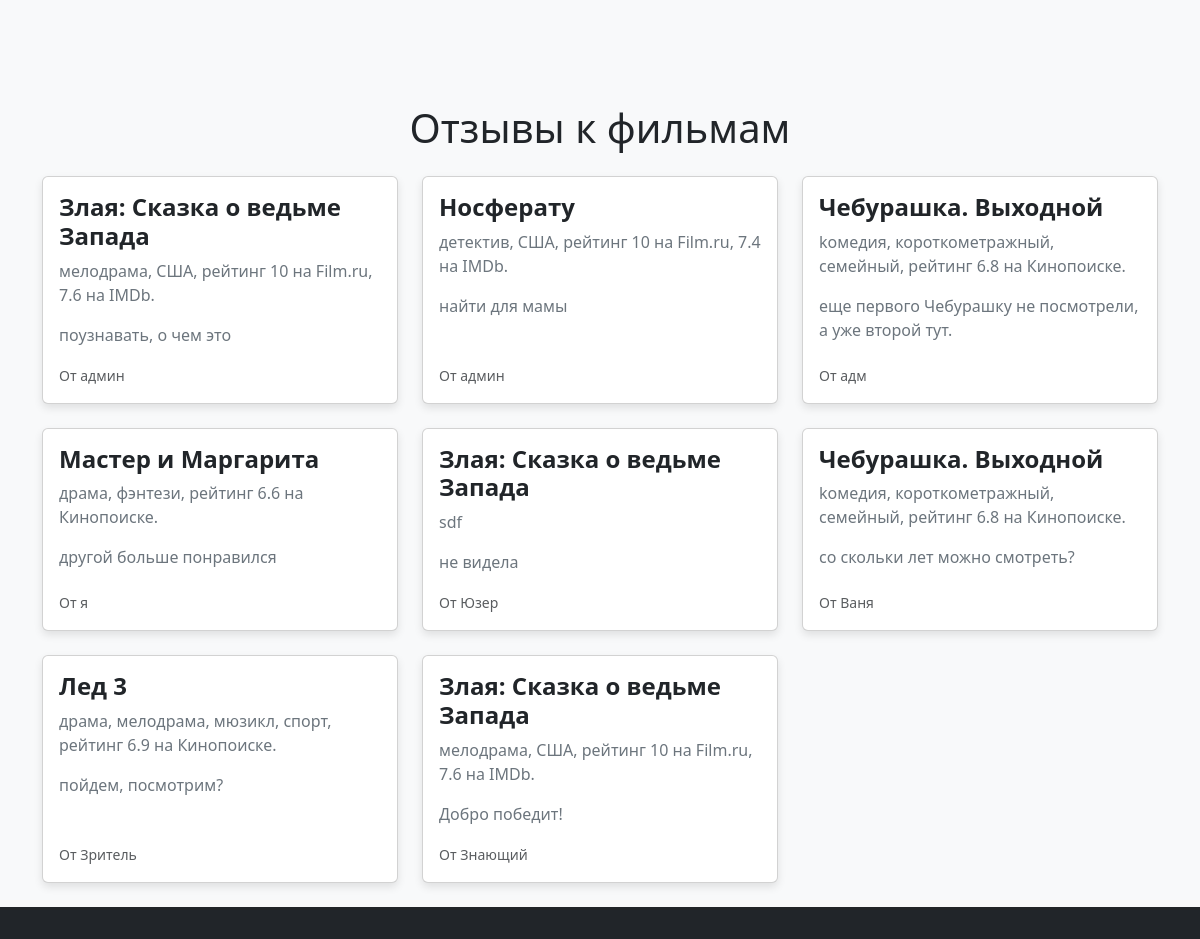
The page / on the database its author committed.
### films/models.py (models this page shows, shortened)
class Comment(models.Model):
    film = models.ForeignKey(Film, on_delete=models.CASCADE)
    description = models.TextField('Краткое описание фильма', max_length=200, blank=True)
    comment = models.TextField('Отзыв о фильме', max_length=200)
    author = models.CharField('Автор отзыва', max_length=100)
    class Meta:
        verbose_name = 'Отзыв'
        verbose_name_plural = 'Отзывы'

class Film(models.Model):
    title = models.CharField('Название фильма', max_length=200)
    year = models.CharField('Год выпуска',max_length=4)
    review = models.TextField('Краткое описание фильма', max_length=200)
    def __str__(self):
        return f'{self.title} '

### films/views.py (the view)
# urls.py: path('', views.comments_list, name='comments_list'),
def comments_list(request):
    comments = Comment.objects.all()
    return render(request, 'films/comments_list.html', {'comments': comments})

### films/templates/films/comments_list.html
{% extends 'films/layoute.html' %}
{% block content %}
<div class="container">
    <h1 class="text-center mb-4">Отзывы к фильмам</h1>
    {% if comments %}
        <div class="row row-cols-1 row-cols-md-2 row-cols-lg-3 g-4">
            {% for comment in comments %}
                <div class="col">
                    <div class="card h-100">
                        <div class="card-body d-flex flex-column">
                            <h5 class="card-title">{{ comment.film }}</h5>
                            <p class="card-text">{{ comment.description }}</p>
                            <p class="card-text">{{ comment.comment }}</p>
                            <p class="card-text mt-auto"><small class="text-muted">От {{ comment.author }}</small></p>
                        </div>
                    </div>
                </div>
            {% endfor %}
        </div>
    {% else %}
        <div class="alert alert-info text-center" role="alert">
            Отзывов еще нет
        </div>
    {% endif %}
</div>
{% endblock %}

### films/static/films/css/films.css (style rules this page uses)
body { background-color: #f8f9fa; }
.container { margin-top: 5rem; }
.card { box-shadow: 0 4px 8px rgba(0, 0, 0, 0.1); transition: transform 0.3s; }
.card-title { font-size: 1.5rem; font-weight: bold; }
.card-text { color: #6c757d; }

### rows shown on the page
Comment: film "Злая: Сказка о ведьме Запада", description "мелодрама, США, рейтинг 10 на Film.ru, 7.6 на IMDb.", comment "поузнавать, о чем это", author "админ"
Comment: film "Носферату", description "детектив, США, рейтинг 10 на Film.ru, 7.4 на IMDb.", comment "найти для мамы", author "админ"
Comment: film "Чебурашка. Выходной", description "kомедия, короткометражный, семейный, рейтинг 6.8 на Кинопоиске.", comment "еще первого Чебурашку не посмотрели, а уже второй тут.", author "адм"
Comment: film "Мастер и Маргарита", description "драма, фэнтези, рейтинг 6.6 на Кинопоиске.", comment "другой больше понравился", author "я"
Comment: film "Злая: Сказка о ведьме Запада", description "sdf", comment "не видела", author "Юзер"
Comment: film "Чебурашка. Выходной", description "kомедия, короткометражный, семейный, рейтинг 6.8 на Кинопоиске.", comment "со скольки лет можно смотреть?", author "Ваня"
Comment: film "Лед 3", description "драма, мелодрама, мюзикл, спорт, рейтинг 6.9 на Кинопоиске.", comment "пойдем, посмотрим?", author "Зритель"
Comment: film "Злая: Сказка о ведьме Запада", description "мелодрама, США, рейтинг 10 на Film.ru, 7.6 на IMDb.", comment "Добро победит!", author "Знающий"
